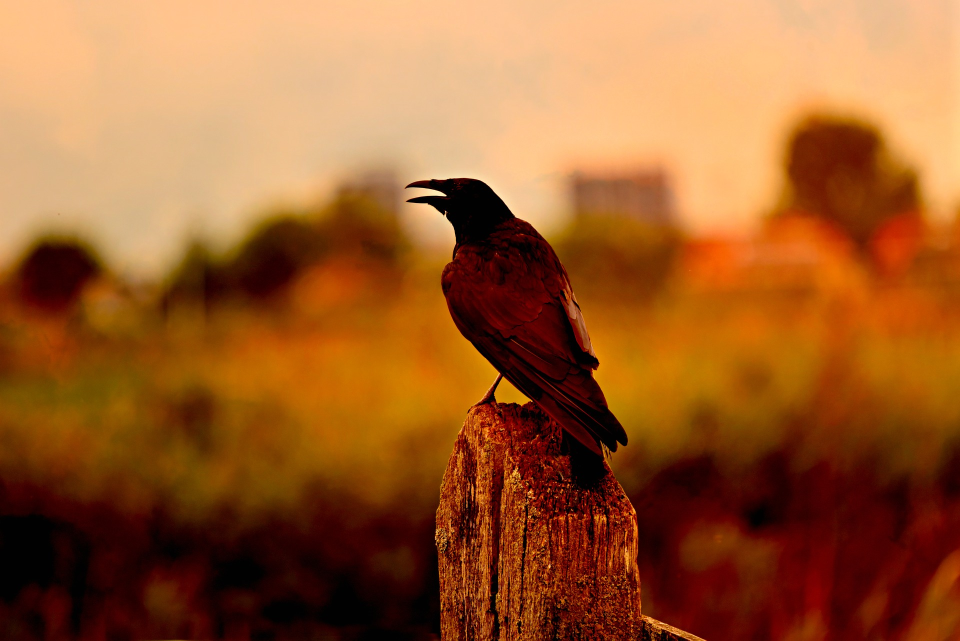
#> input picture images/test2.jpg, 1920 x 1281 px (shown at 1/2 size)
$ python laplacian_1.py   (older library calls are emulated)
#> lines starting #> are read from the running program, lines starting #| are printed output that depends on the picture; after the words box and inside, x2 and y2 are one past the last pixel; in counts of white or black regions, pixels touching at a corner belong together
import cv2

src = cv2.imread("images/test2.jpg", cv2.IMREAD_COLOR)
#> src is the input picture: shape (1281, 1920, 3); mean B, G, R 45.6, 92.5, 154.7
print(src.shape)
#| (1281, 1920, 3)

gray = cv2.cvtColor(src, cv2.COLOR_BGR2GRAY)
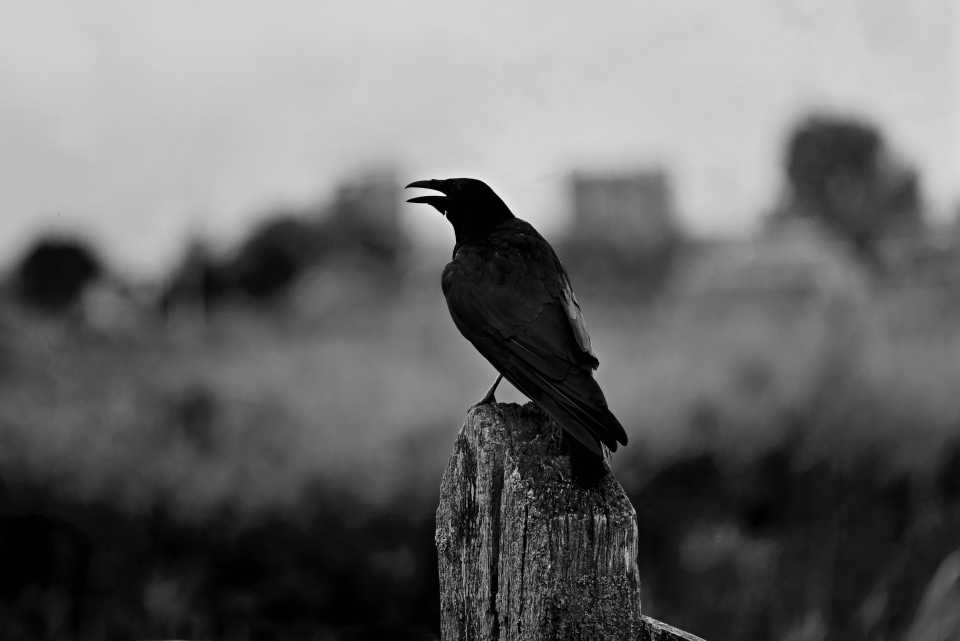
#> gray: shape (1281, 1920) (shown at 1/2 size); min 0, max 246, mean 105.7

sobel = cv2.Sobel(gray, cv2.CV_8U, 1, 0, 3, scale=0.5)
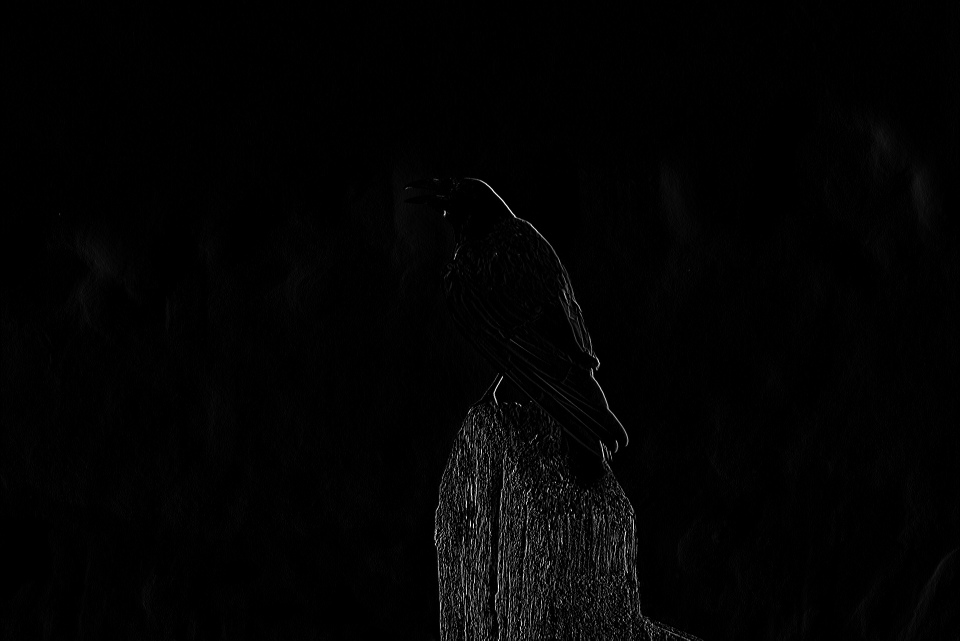
#> sobel: shape (1281, 1920) (shown at 1/2 size); min 0, max 255, mean 3
laplacian = cv2.Laplacian(gray, cv2.CV_8U, ksize=3)
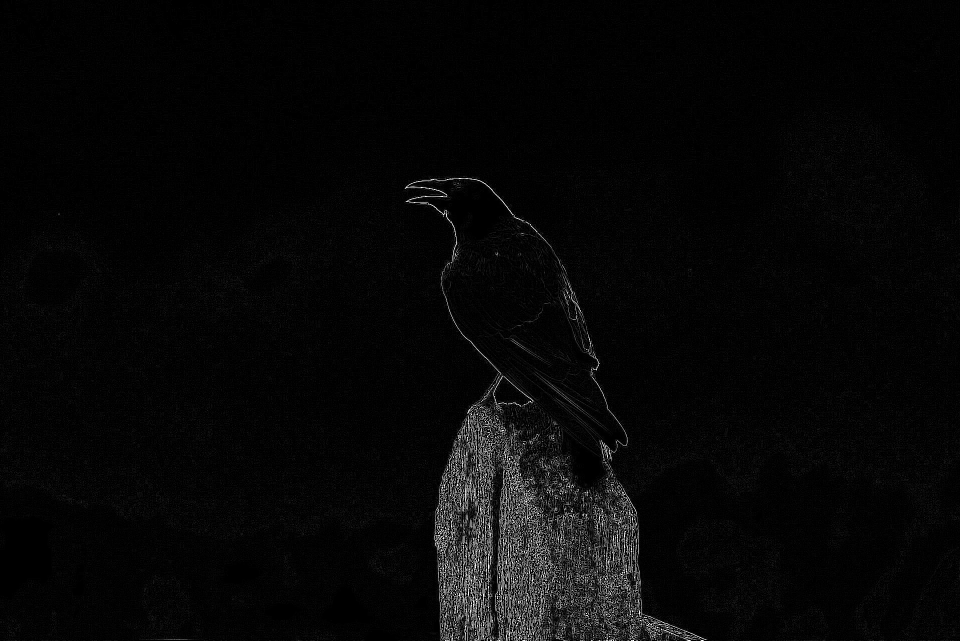
#> laplacian: shape (1281, 1920) (shown at 1/2 size); min 0, max 255, mean 7
canny = cv2.Canny(src, 100, 255)
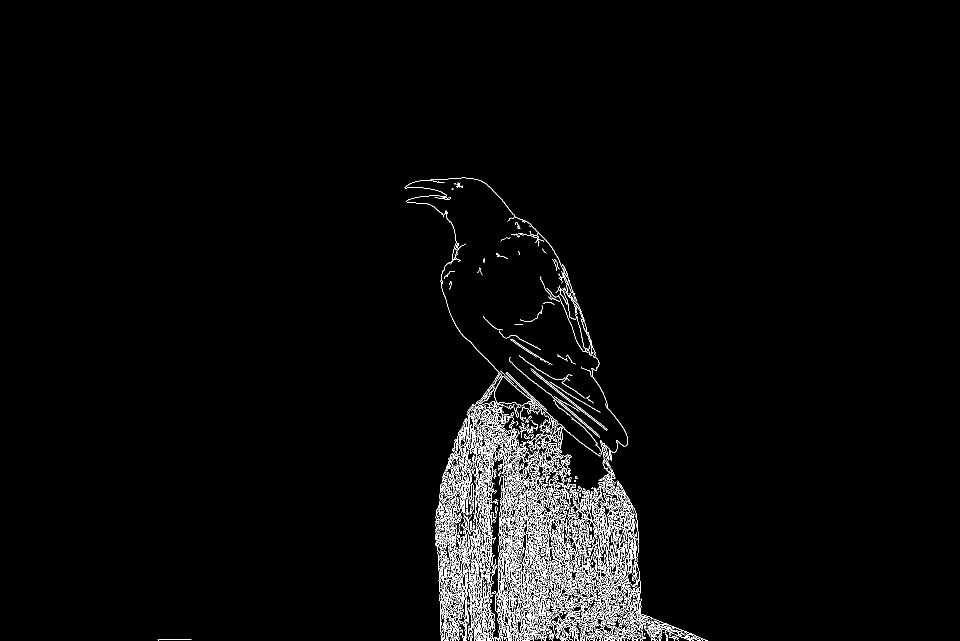
#> canny: shape (1281, 1920) (shown at 1/2 size); 2.5% white in thin lines or dots, all inside (x1, y1, x2, y2) = (315, 355, 1415, 1281)

sobel2 = cv2.resize(sobel, dsize=(0, 0), fx=0.5, fy=0.5, interpolation=cv2.INTER_LINEAR)
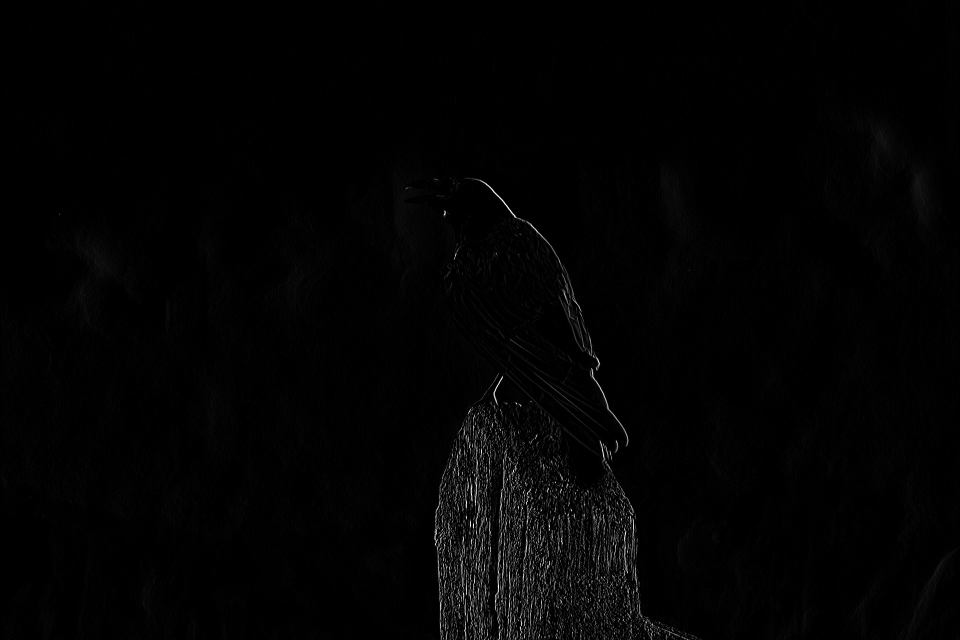
#> sobel2: shape (640, 960); min 0, max 255, mean 3.1
laplacian2 = cv2.resize(laplacian, dsize=(0, 0), fx=0.5, fy=0.5, interpolation=cv2.INTER_LINEAR)
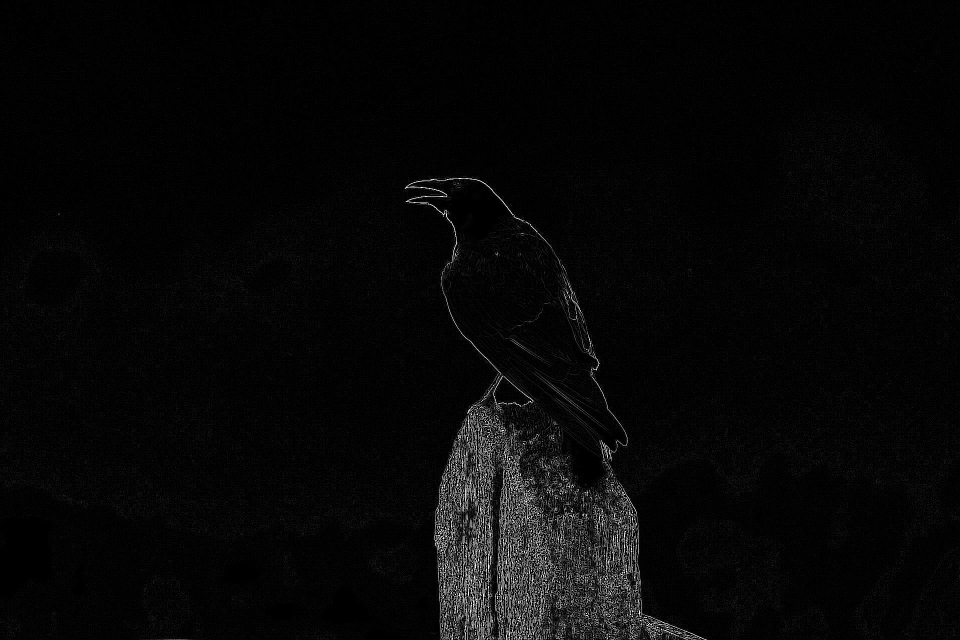
#> laplacian2: shape (640, 960); min 0, max 255, mean 7.2
canny2 = cv2.resize(canny, dsize=(0, 0), fx=0.5, fy=0.5, interpolation=cv2.INTER_LINEAR)
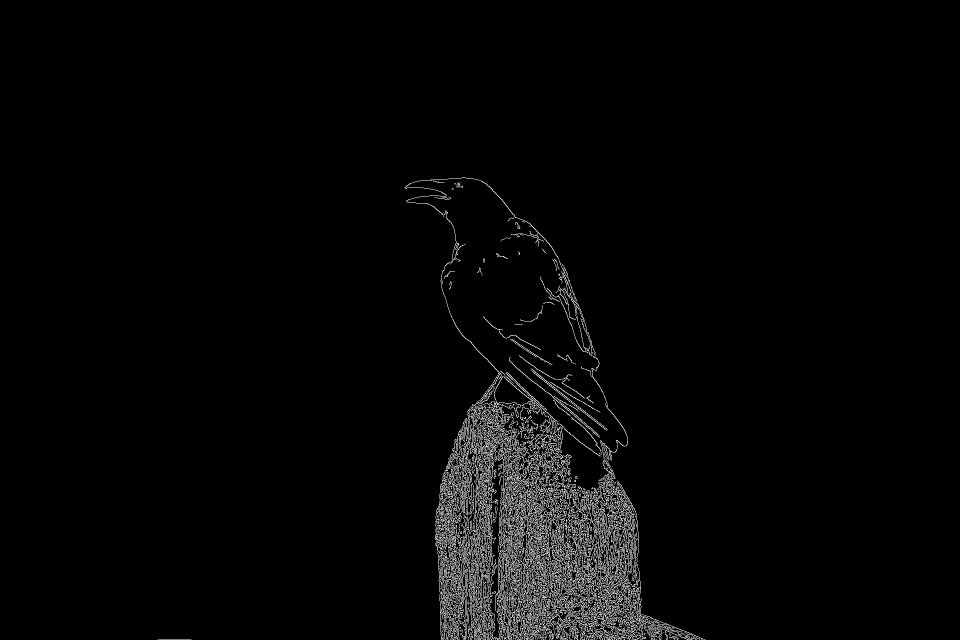
#> canny2: shape (640, 960); min 0, max 255, mean 6.3

cv2.imshow("sobel", sobel2)
cv2.imshow("laplacian", laplacian2)
cv2.imshow("canny", canny2)
cv2.waitKey()
cv2.destroyAllWindows()

$ run again, with images/test1.jpg copied over images/test2.jpg
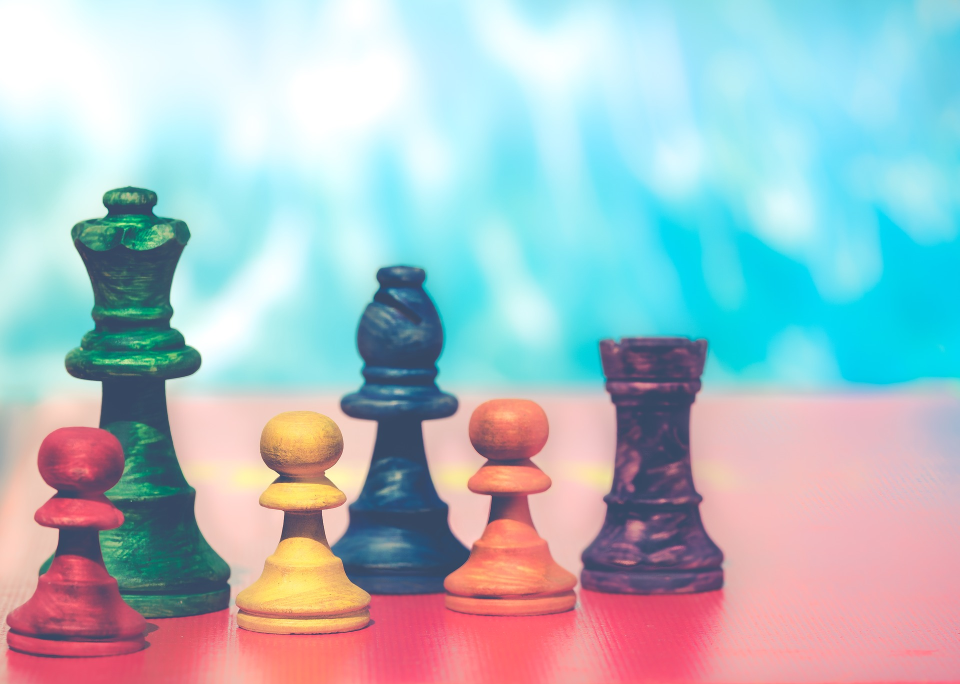
#> input picture images/test1.jpg, 1920 x 1368 px (shown at 1/2 size)
#> src is the input picture: shape (1368, 1920, 3); mean B, G, R 195.1, 188.5, 169.2
#| (1368, 1920, 3)
#> `canny = cv2.Canny(src, 100, 255)`:
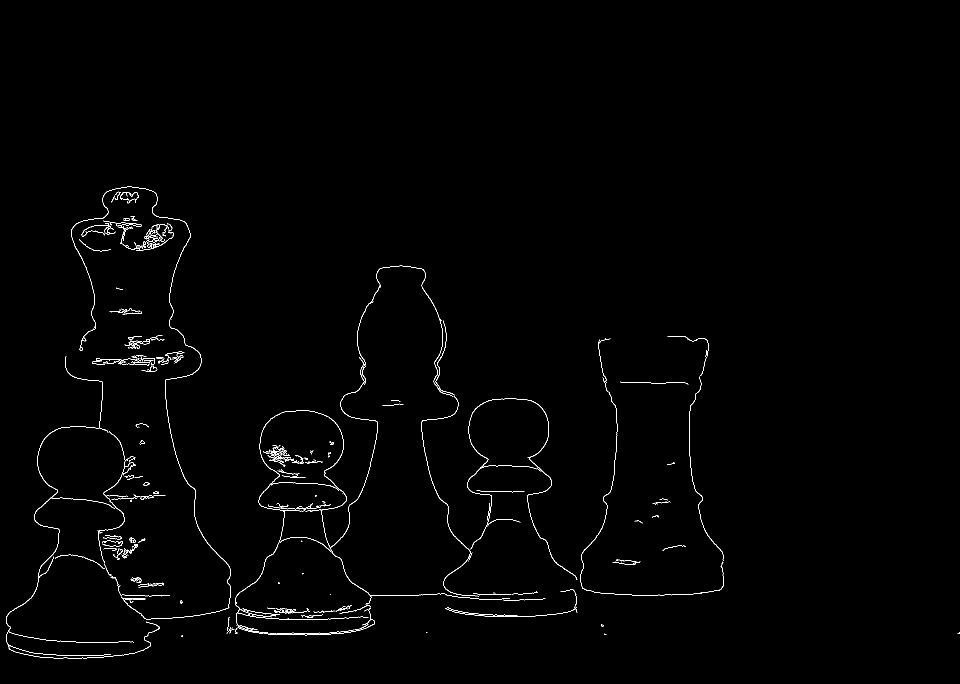
#> canny: shape (1368, 1920) (shown at 1/2 size); 0.77% white in thin lines or dots, all inside (x1, y1, x2, y2) = (12, 372, 1920, 1317)
#> `canny2 = cv2.resize(canny, dsize=(0, 0), fx=0.5, fy=0.5, interpolation..`:
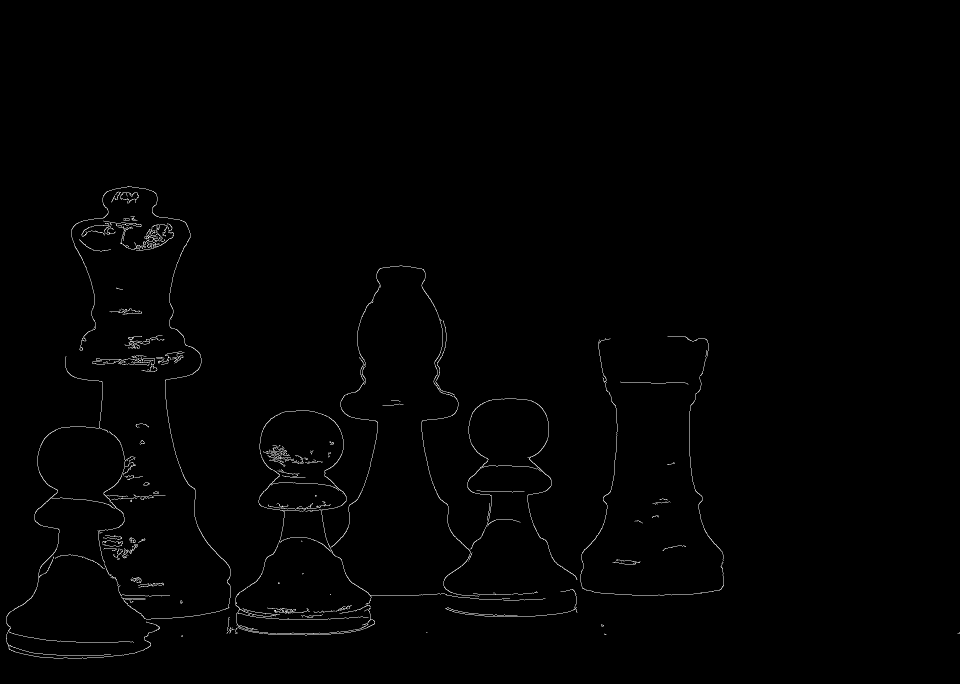
#> canny2: shape (684, 960); min 0, max 255, mean 2

$ run again, with images/amin2.jpg copied over images/test2.jpg
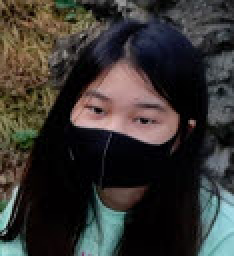
#> input picture images/amin2.jpg, 117 x 128 px (shown 2 times larger)
#> src is the input picture: shape (128, 117, 3); mean B, G, R 49.2, 52.2, 55.1
#| (128, 117, 3)
#> `canny = cv2.Canny(src, 100, 255)`:
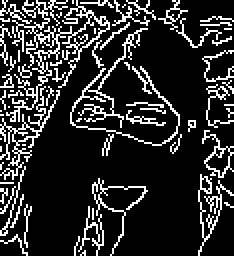
#> canny: shape (128, 117) (shown 2 times larger); 17.5% white in thin lines or dots
#> `canny2 = cv2.resize(canny, dsize=(0, 0), fx=0.5, fy=0.5, interpolation..`:
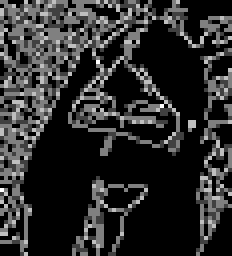
#> canny2: shape (64, 58) (shown 4 times larger); min 0, max 255, mean 44.8

$ run again, with images/fruit_1.jpg copied over images/test2.jpg
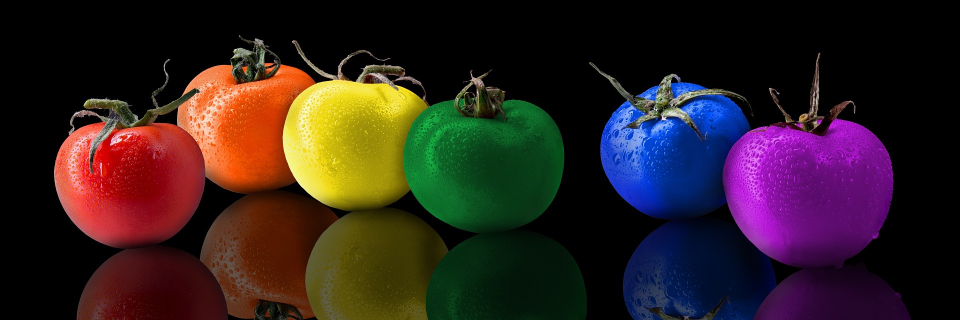
#> input picture images/fruit_1.jpg, 1920 x 640 px (shown at 1/2 size)
#> src is the input picture: shape (640, 1920, 3); mean B, G, R 31.7, 32.7, 48.2
#| (640, 1920, 3)
#> canny: shape (640, 1920); 3.7% white in thin lines or dots, all inside (x1, y1, x2, y2) = (108, 70, 1787, 640)
#> `canny2 = cv2.resize(canny, dsize=(0, 0), fx=0.5, fy=0.5, interpolation..`:
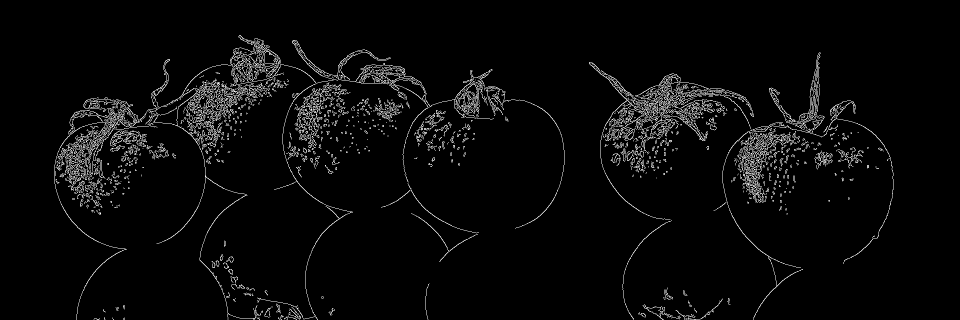
#> canny2: shape (320, 960); min 0, max 255, mean 9.4
